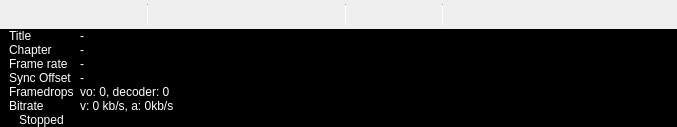
  <widget class="QWidget" name="centralwidget">
   <layout class="QVBoxLayout" name="centralwidgetLAyout">
    <property name="spacing">
     <number>0</number>
    </property>
    <property name="leftMargin">
     <number>0</number>
    </property>
    <property name="topMargin">
     <number>0</number>
    </property>
    <property name="rightMargin">
     <number>0</number>
    </property>
    <property name="bottomMargin">
     <number>0</number>
    </property>
    <item>
     <widget class="QWidget" name="mpvWidget" native="true">
      <layout class="QVBoxLayout" name="mpvWidgetLayout">
       <property name="spacing">
        <number>0</number>
       </property>
       <property name="leftMargin">
        <number>0</number>
       </property>
       <property name="topMargin">
        <number>0</number>
       </property>
       <property name="rightMargin">
        <number>0</number>
       </property>
       <property name="bottomMargin">
        <number>0</number>
       </property>
      </layout>
     </widget>
    </item>
    <item>
     <widget class="QWidget" name="bottomArea" native="true">
      <property name="autoFillBackground">
       <bool>true</bool>
      </property>
      <layout class="QVBoxLayout" name="bottomAreaLayout">
       <property name="spacing">
        <number>0</number>
       </property>
       <property name="sizeConstraint">
        <enum>QLayout::SizeConstraint::SetMinimumSize</enum>
       </property>
       <property name="leftMargin">
        <number>0</number>
       </property>
       <property name="topMargin">
        <number>0</number>
       </property>
       <property name="rightMargin">
        <number>0</number>
       </property>
       <property name="bottomMargin">
        <number>0</number>
       </property>
       <item>
        <widget class="QFrame" name="controlSection">
         <layout class="QVBoxLayout" name="controlSectionLayout">
          <property name="spacing">
           <number>0</number>
          </property>
          <property name="leftMargin">
           <number>0</number>
          </property>
          <property name="topMargin">
           <number>0</number>
          </property>
          <property name="rightMargin">
           <number>0</number>
          </property>
          <property name="bottomMargin">
           <number>0</number>
          </property>
          <item>
           <widget class="QWidget" name="seekbar" native="true">
            <layout class="QHBoxLayout" name="seekbarLayout">
             <property name="leftMargin">
              <number>6</number>
             </property>
             <property name="topMargin">
              <number>1</number>
             </property>
             <property name="rightMargin">
              <number>6</number>
             </property>
             <property name="bottomMargin">
              <number>0</number>
             </property>
            </layout>
           </widget>
          </item>
          <item>
           <widget class="QWidget" name="controlbar" native="true">
            <layout class="QHBoxLayout" name="controlbarLayout" stretch="0,0,0,0,0,0,0,0,0,0,0,0,0,0,1,0,0,0,0,0,0,0,0">
             <property name="leftMargin">
              <number>6</number>
             </property>
             <property name="topMargin">
              <number>3</number>
             </property>
             <property name="rightMargin">
              <number>6</number>
             </property>
             <property name="bottomMargin">
              <number>3</number>
             </property>
             <item>
              <widget class="QPushButton" name="play">
               <property name="enabled">
                <bool>false</bool>
               </property>
               <property name="toolTip">
                <string>Play</string>
               </property>
               <property name="icon">
                <iconset>
                 <normalon>:/images/theme/black/media-playback-start.svg</normalon>
                </iconset>
               </property>
               <property name="checkable">
                <bool>true</bool>
               </property>
               <property name="flat">
                <bool>true</bool>
               </property>
              </widget>
             </item>
             <item>
              <widget class="QPushButton" name="pause">
               <property name="enabled">
                <bool>false</bool>
               </property>
               <property name="toolTip">
                <string>Pause</string>
               </property>
               <property name="icon">
                <iconset>
                 <normalon>:/images/theme/black/media-playback-pause.svg</normalon>
                </iconset>
               </property>
               <property name="checkable">
                <bool>true</bool>
               </property>
               <property name="flat">
                <bool>true</bool>
               </property>
              </widget>
             </item>
             <item>
              <widget class="QPushButton" name="stop">
               <property name="enabled">
                <bool>false</bool>
               </property>
               <property name="toolTip">
                <string>Stop</string>
               </property>
               <property name="icon">
                <iconset>
                 <normalon>:/images/theme/black/media-playback-stop.svg</normalon>
                </iconset>
               </property>
               <property name="checkable">
                <bool>true</bool>
               </property>
               <property name="flat">
                <bool>true</bool>
               </property>
              </widget>
             </item>
             <item>
              <spacer name="controlbarSpacer1">
               <property name="orientation">
                <enum>Qt::Orientation::Horizontal</enum>
               </property>
               <property name="sizeType">
                <enum>QSizePolicy::Policy::Fixed</enum>
               </property>
               <property name="sizeHint" stdset="0">
                <size>
                 <width>3</width>
                 <height>20</height>
                </size>
               </property>
              </spacer>
             </item>
             <item>
              <widget class="Line" name="verticalLine1">
               <property name="maximumSize">
                <size>
                 <width>1</width>
                 <height>40</height>
                </size>
               </property>
               <property name="orientation">
                <enum>Qt::Orientation::Vertical</enum>
               </property>
              </widget>
             </item>
             <item>
              <spacer name="controlbarSpacer1b">
               <property name="orientation">
                <enum>Qt::Orientation::Horizontal</enum>
               </property>
               <property name="sizeType">
                <enum>QSizePolicy::Policy::Fixed</enum>
               </property>
               <property name="sizeHint" stdset="0">
                <size>
                 <width>4</width>
                 <height>20</height>
                </size>
               </property>
              </spacer>
             </item>
             <item>
              <widget class="QPushButton" name="skipBackward">
               <property name="enabled">
                <bool>false</bool>
               </property>
               <property name="toolTip">
                <string>Skip Backward</string>
               </property>
               <property name="icon">
                <iconset>
                 <normalon>:/images/theme/black/go-previous.svg</normalon>
                </iconset>
               </property>
               <property name="flat">
                <bool>true</bool>
               </property>
              </widget>
             </item>
             <item>
              <widget class="QPushButton" name="speedDecrease">
               <property name="enabled">
                <bool>false</bool>
               </property>
               <property name="toolTip">
                <string>Speed Decrease</string>
               </property>
               <property name="icon">
                <iconset>
                 <normalon>:/images/theme/black/media-seek-backward.svg</normalon>
                </iconset>
               </property>
               <property name="flat">
                <bool>true</bool>
               </property>
              </widget>
             </item>
             <item>
              <widget class="QPushButton" name="speedIncrease">
               <property name="enabled">
                <bool>false</bool>
               </property>
               <property name="toolTip">
                <string>Speed Increase</string>
               </property>
               <property name="icon">
                <iconset>
                 <normalon>:/images/theme/black/media-seek-forward.svg</normalon>
                </iconset>
               </property>
               <property name="flat">
                <bool>true</bool>
               </property>
              </widget>
             </item>
             <item>
              <widget class="QPushButton" name="skipForward">
               <property name="enabled">
                <bool>false</bool>
               </property>
               <property name="toolTip">
                <string>Skip Forward</string>
               </property>
               <property name="icon">
                <iconset>
                 <normalon>:/images/theme/black/go-next.svg</normalon>
                </iconset>
               </property>
               <property name="flat">
                <bool>true</bool>
               </property>
              </widget>
             </item>
             <item>
              <spacer name="controlbarSpacer2">
               <property name="orientation">
                <enum>Qt::Orientation::Horizontal</enum>
               </property>
               <property name="sizeType">
                <enum>QSizePolicy::Policy::Fixed</enum>
               </property>
               <property name="sizeHint" stdset="0">
                <size>
                 <width>3</width>
                 <height>20</height>
                </size>
               </property>
              </spacer>
             </item>
             <item>
              <widget class="Line" name="verticalLine2">
               <property name="maximumSize">
                <size>
                 <width>1</width>
                 <height>40</height>
                </size>
               </property>
               <property name="orientation">
                <enum>Qt::Orientation::Vertical</enum>
               </property>
              </widget>
             </item>
             <item>
              <spacer name="controlbarSpacer2b">
               <property name="orientation">
                <enum>Qt::Orientation::Horizontal</enum>
               </property>
               <property name="sizeType">
                <enum>QSizePolicy::Policy::Fixed</enum>
               </property>
               <property name="sizeHint" stdset="0">
                <size>
                 <width>4</width>
                 <height>20</height>
                </size>
               </property>
              </spacer>
             </item>
             <item>
              <widget class="QPushButton" name="stepBackward">
               <property name="enabled">
                <bool>false</bool>
               </property>
               <property name="toolTip">
                <string>Step Backward</string>
               </property>
               <property name="icon">
                <iconset>
                 <normalon>:/images/theme/black/media-skip-backward.svg</normalon>
                </iconset>
               </property>
               <property name="flat">
                <bool>true</bool>
               </property>
              </widget>
             </item>
             <item>
              <widget class="QPushButton" name="stepForward">
               <property name="enabled">
                <bool>false</bool>
               </property>
               <property name="maximumSize">
                <size>
                 <width>31</width>
                 <height>40</height>
                </size>
               </property>
               <property name="toolTip">
                <string>Step Forward</string>
               </property>
               <property name="icon">
                <iconset>
                 <normalon>:/images/theme/black/media-skip-forward.svg</normalon>
                </iconset>
               </property>
               <property name="flat">
                <bool>true</bool>
               </property>
              </widget>
             </item>
             <item>
              <spacer name="controlbarSpacer3">
               <property name="orientation">
                <enum>Qt::Orientation::Horizontal</enum>
               </property>
               <property name="sizeType">
                <enum>QSizePolicy::Policy::Fixed</enum>
               </property>
               <property name="sizeHint" stdset="0">
                <size>
                 <width>3</width>
                 <height>20</height>
                </size>
               </property>
              </spacer>
             </item>
             <item>
              <widget class="Line" name="verticalLine3">
               <property name="maximumSize">
                <size>
                 <width>1</width>
                 <height>40</height>
                </size>
               </property>
               <property name="orientation">
                <enum>Qt::Orientation::Vertical</enum>
               </property>
              </widget>
             </item>
             <item>
              <spacer name="controlbarSpacer3b">
               <property name="orientation">
                <enum>Qt::Orientation::Horizontal</enum>
               </property>
               <property name="sizeType">
                <enum>QSizePolicy::Policy::Fixed</enum>
               </property>
               <property name="sizeHint" stdset="0">
                <size>
                 <width>4</width>
                 <height>20</height>
                </size>
               </property>
              </spacer>
             </item>
             <item>
              <widget class="QPushButton" name="loopA">
               <property name="enabled">
                <bool>false</bool>
               </property>
               <property name="toolTip">
                <string>Set Loop Start</string>
               </property>
               <property name="icon">
                <iconset>
                 <normalon>:/images/theme/black/zone-in.svg</normalon>
                </iconset>
               </property>
               <property name="flat">
                <bool>true</bool>
               </property>
              </widget>
             </item>
             <item>
              <widget class="QPushButton" name="loopB">
               <property name="enabled">
                <bool>false</bool>
               </property>
               <property name="toolTip">
                <string>Set Loop End</string>
               </property>
               <property name="icon">
                <iconset>
                 <normalon>:/images/theme/black/zone-out.svg</normalon>
                </iconset>
               </property>
               <property name="flat">
                <bool>true</bool>
               </property>
              </widget>
             </item>
             <item>
              <spacer name="controlbarSpacer4">
               <property name="orientation">
                <enum>Qt::Orientation::Horizontal</enum>
               </property>
               <property name="sizeHint" stdset="0">
                <size>
                 <width>40</width>
                 <height>20</height>
                </size>
               </property>
              </spacer>
             </item>
             <item>
              <widget class="QPushButton" name="subs">
               <property name="enabled">
                <bool>false</bool>
               </property>
               <property name="toolTip">
                <string>Subtitles</string>
               </property>
               <property name="icon">
                <iconset>
                 <normalon>:/images/theme/black/view-media-subtitles.svg</normalon>
                </iconset>
               </property>
               <property name="checkable">
                <bool>true</bool>
               </property>
               <property name="flat">
                <bool>true</bool>
               </property>
              </widget>
             </item>
             <item>
              <widget class="QPushButton" name="mute">
               <property name="toolTip">
                <string>Mute</string>
               </property>
               <property name="icon">
                <iconset>
                 <normaloff>:/images/theme/black/player-volume.svg</normaloff>
                 <normalon>:/images/theme/black/player-volume-muted.svg</normalon>:/images/theme/black/player-volume.svg</iconset>
               </property>
               <property name="checkable">
                <bool>true</bool>
               </property>
               <property name="flat">
                <bool>true</bool>
               </property>
              </widget>
             </item>
            </layout>
           </widget>
          </item>
         </layout>
        </widget>
       </item>
       <item>
        <widget class="QFrame" name="infoSection">
         <property name="styleSheet">
          <string notr="true">color: rgb(255, 255, 255);
 background-color: rgb(0, 0, 0);</string>
         </property>
         <property name="frameShape">
          <enum>QFrame::Shape::NoFrame</enum>
         </property>
         <property name="frameShadow">
          <enum>QFrame::Shadow::Raised</enum>
         </property>
         <layout class="QVBoxLayout" name="infoSectionLayout">
          <property name="spacing">
           <number>0</number>
          </property>
          <property name="leftMargin">
           <number>0</number>
          </property>
          <property name="topMargin">
           <number>0</number>
          </property>
          <property name="rightMargin">
           <number>0</number>
          </property>
          <property name="bottomMargin">
           <number>0</number>
          </property>
          <item>
           <widget class="QWidget" name="infoStats" native="true">
            <layout class="QFormLayout" name="infoStatsLayout">
             <property name="verticalSpacing">
              <number>0</number>
             </property>
             <property name="topMargin">
              <number>0</number>
             </property>
             <property name="bottomMargin">
              <number>0</number>
             </property>
             <item row="0" column="0">
              <widget class="QLabel" name="infoTitleLabel">
               <property name="text">
                <string>Title</string>
               </property>
              </widget>
             </item>
             <item row="0" column="1">
              <widget class="QLabel" name="infoTitle">
               <property name="text">
                <string notr="true">-</string>
               </property>
               <property name="leftMargin" stdset="0">
                <number>10</number>
               </property>
              </widget>
             </item>
             <item row="1" column="0">
              <widget class="QLabel" name="chapterLabel">
               <property name="text">
                <string>Chapter</string>
               </property>
              </widget>
             </item>
             <item row="1" column="1">
              <widget class="QLabel" name="chapter">
               <property name="text">
                <string notr="true">-</string>
               </property>
               <property name="leftMargin" stdset="0">
                <number>10</number>
               </property>
              </widget>
             </item>
             <item row="2" column="0">
              <widget class="QLabel" name="framerateLabel">
               <property name="text">
                <string>Frame rate</string>
               </property>
              </widget>
             </item>
             <item row="2" column="1">
              <widget class="QLabel" name="framerate">
               <property name="text">
                <string notr="true">-</string>
               </property>
               <property name="leftMargin" stdset="0">
                <number>10</number>
               </property>
              </widget>
             </item>
             <item row="3" column="0">
              <widget class="QLabel" name="avsyncLabel">
               <property name="text">
                <string>Sync Offset</string>
               </property>
              </widget>
             </item>
             <item row="3" column="1">
              <widget class="QLabel" name="avsync">
               <property name="text">
                <string notr="true">-</string>
               </property>
               <property name="leftMargin" stdset="0">
                <number>10</number>
               </property>
              </widget>
             </item>
             <item row="4" column="0">
              <widget class="QLabel" name="framedropsLabel">
               <property name="text">
                <string>Framedrops</string>
               </property>
              </widget>
             </item>
             <item row="4" column="1">
              <widget class="QLabel" name="framedrops">
               <property name="text">
                <string>vo: 0, decoder: 0</string>
               </property>
               <property name="leftMargin" stdset="0">
                <number>10</number>
               </property>
              </widget>
             </item>
             <item row="5" column="0">
              <widget class="QLabel" name="bitrateLabel">
               <property name="text">
                <string>Bitrate</string>
               </property>
              </widget>
             </item>
             <item row="5" column="1">
              <widget class="QLabel" name="bitrate">
               <property name="text">
                <string>v: 0 kb/s, a: 0kb/s</string>
               </property>
               <property name="leftMargin" stdset="0">
                <number>10</number>
               </property>
              </widget>
             </item>
            </layout>
           </widget>
          </item>
          <item>
           <widget class="QWidget" name="statusbar" native="true">
            <layout class="QHBoxLayout" name="statusbarLayout" stretch="0,1">
             <property name="leftMargin">
              <number>6</number>
             </property>
             <property name="topMargin">
              <number>0</number>
             </property>
             <property name="rightMargin">
              <number>6</number>
             </property>
             <property name="bottomMargin">
              <number>0</number>
             </property>
             <item>
              <widget class="QLabel" name="tinyicon"/>
             </item>
             <item>
              <widget class="QLabel" name="status">
               <property name="text">
                <string>Stopped</string>
               </property>
              </widget>
             </item>
            </layout>
           </widget>
          </item>
         </layout>
        </widget>
       </item>
      </layout>
     </widget>
    </item>
   </layout>
  </widget>
